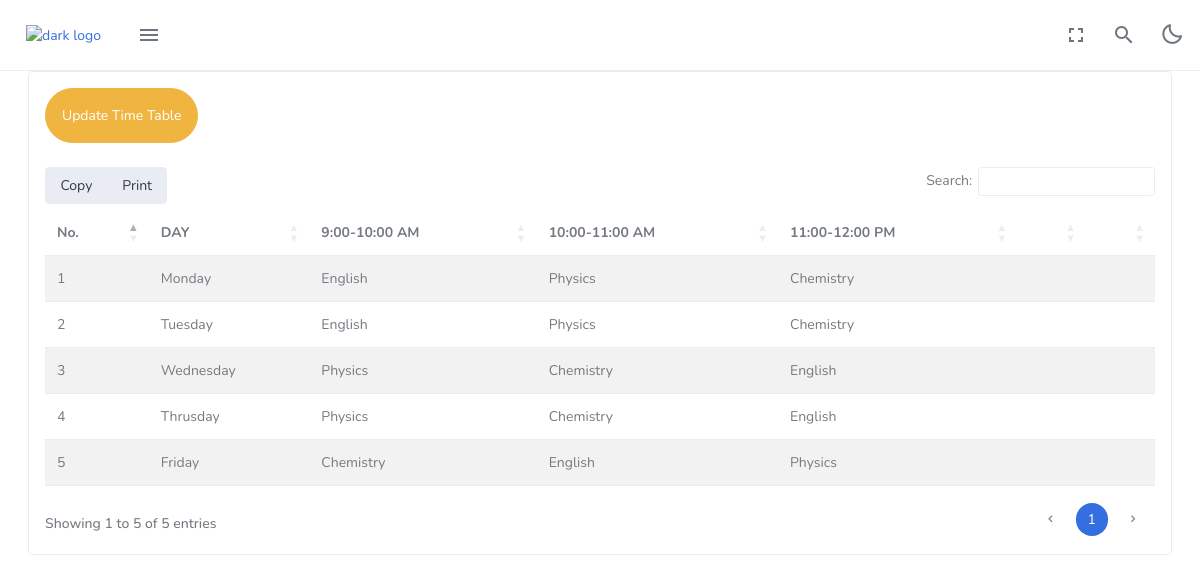
The page /time-table/ (signed in) on the database its author committed.
### head/models.py (models this page shows)
class btech_cse_time_table(models.Model):
    day = models.CharField(max_length=100)
    time1 = models.CharField(max_length=100)
    time2 = models.CharField(max_length=100)
    time3 = models.CharField(max_length=100)
    time4 = models.CharField(max_length=100)
    time5 = models.CharField(max_length=100)
    monday = models.CharField(max_length=100)
    tuesday = models.CharField(max_length=100)
    wednesday = models.CharField(max_length=100)
    thursday = models.CharField(max_length=100)
    friday = models.CharField(max_length=100)
    subject1= models.CharField(max_length=100)
    subject2= models.CharField(max_length=100)
    subject3= models.CharField(max_length=100)
    subject4= models.CharField(max_length=100)
    subject5= models.CharField(max_length=100)
    subject6 = models.CharField(max_length=100)
    subject7 = models.CharField(max_length=100)
    subject8 = models.CharField(max_length=100)
    subject9 = models.CharField(max_length=100)
    subject10 = models.CharField(max_length=100)
    subject11 = models.CharField(max_length=100)
    subject12 = models.CharField(max_length=100)
    subject13 = models.CharField(max_length=100)
    subject14 = models.CharField(max_length=100)
    subject15 = models.CharField(max_length=100)
    subject16 = models.CharField(max_length=100)
    subject17 = models.CharField(max_length=100)
    subject18 = models.CharField(max_length=100)
    subject19 = models.CharField(max_length=100)
    subject20 = models.CharField(max_length=100)
    subject21 = models.CharField(max_length=100)
    subject22 = models.CharField(max_length=100)
    subject23 = models.CharField(max_length=100)
    subject24 = models.CharField(max_length=100)
    subject25 = models.CharField(max_length=100)

### head/views.py (the view, shortened to what this page needs)
# urls.py: path('time-table/',time_table_render),                #done
def time_table_render(request):
     try:
          request.session["data"]
          try:
               data = btech_cse_time_table.objects.all().values()[0]
               num=1
          except:
               num = 0
               data= "no data"
          return render(request,'time_table.html', context={'data':data,'num':num})
     except TypeError:
          return redirect('/admin-login/')

### head/templates/time_table.html (shortened to what this page needs)
{% load static%}
<!DOCTYPE html>
<html lang="en" data-bs-theme="light" data-menu-color="brand" data-topbar-color="light">
<head>
    <link href="{% static 'assets/libs/datatables.net-bs5/css/dataTables.bootstrap5.min.css'%}" rel="stylesheet"
        type="text/css" />
    <link href="{% static 'assets/libs/datatables.net-responsive-bs5/css/responsive.bootstrap5.min.css'%}"
        rel="stylesheet" type="text/css" />
    <link href="{% static 'assets/libs/datatables.net-buttons-bs5/css/buttons.bootstrap5.min.css'%}" rel="stylesheet"
        type="text/css" />
    <link href="{% static 'assets/libs/datatables.net-select-bs5/css/select.bootstrap5.min.css'%}" rel="stylesheet"
        type="text/css" />
    <link href="{% static 'assets/css/style.min.css'%}" rel="stylesheet" type="text/css">
    <link href="{% static 'assets/css/icons.min.css'%}" rel="stylesheet" type="text/css">
</head>
<body>
    <div class="layout-wrapper">
        <div class="page-content">
            <div class="navbar-custom">
                <div class="topbar">
                    <div class="topbar-menu d-flex align-items-center gap-lg-2 gap-1">
                        <div class="logo-box">
                            <a href="index.html" class="logo-dark">
                                <img src="{% static 'assets/images/logo-dark.png'%}" alt="dark logo" class="logo-lg"
                                    height="22">
                            </a>
                        </div>
                        <button class="button-toggle-menu">
                            <i class="mdi mdi-menu"></i>
                        </button>
                    </div>
                    <ul class="topbar-menu d-flex align-items-center gap-4">
                        <li class="d-none d-md-inline-block">
                            <a class="nav-link" href="#" data-bs-toggle="fullscreen">
                                <i class="mdi mdi-fullscreen font-size-24"></i>
                            </a>
                        </li>
                        <li class="dropdown">
                            <a class="nav-link dropdown-toggle waves-effect waves-light arrow-none"
                                data-bs-toggle="dropdown" href="#" role="button" aria-haspopup="false"
                                aria-expanded="false">
                                <i class="mdi mdi-magnify font-size-24"></i>
                            </a>
                        </li>
                        <li class="nav-link" id="theme-mode">
                            <i class="bx bx-moon font-size-24"></i>
                        </li>
                    </ul>
                </div>
            </div>
            <div class="px-3">
                <div class="container-fluid">
                    <div class="row">
                        <div class="col-12">
                            <div class="card">
                                <div class="card-body">
                                    {% if num == 1 %}
                                    <button type="button"
                                    class="btn btn-warning rounded-pill waves-effect waves-light mb-4 p-3"
                                    data-bs-toggle="modal" data-bs-target="#con-close-modal">
                                    Update Time Table
                                </button>
                                    {% elif num == 0 %}
                                    <button type="button"
                                    class="btn btn-warning rounded-pill waves-effect waves-light mb-4 p-3"
                                    data-bs-toggle="modal" data-bs-target="#con-close-modal">
                                    Add Time Table
                                </button>
                                    {% else %}
                                        <h1>Goodbye</h1>
                                    {% endif %}
                                        <table id="datatable-buttons"
                                            class="table table-striped dt-responsive nowrap w-100">
                                            <thead>
                                                <tr>
                                                    <th>No.</th>
                                                    <th>{{data.day}}</th>
                                                    <th>{{data.time1}}</th>
                                                    <th>{{data.time2}}</th>
                                                    <th>{{data.time3}}</th>
                                                    <th>{{data.time4}}</th>
                                                    <th>{{data.time5}}</th>
                                                </tr>
                                            </thead>
                                            <tbody >
                                                <tr>
                                                    <td>
                                                        1
                                                    </td>
                                                    <td>
                                                        {{data.monday}}
                                                    </td>
                                                    <td>
                                                        {{data.subject1}}
                                                    </td>
                                                    <td>
                                                        {{data.subject2}}
                                                    </td>
                                                    <td>
                                                        {{data.subject3}}
                                                    </td>
                                                    <td>
                                                    </td>
                                                    <td>
                                                    </td>
                                                </tr>
                                                <tr>
                                                    <td>
                                                        2
                                                    </td>
                                                    <td>
                                                        {{data.tuesday}}
                                                    </td>
                                                    <td>
                                                        {{data.subject6}}
                                                    </td>
                                                    <td>
                                                        {{data.subject7}}
                                                    </td>
                                                    <td>
                                                        {{data.subject8}}
                                                    </td>
                                                    <td>
                                                    </td>
                                                    <td>
                                                    </td>
                                                </tr>
                                                <tr>
                                                    <td>
                                                        3
                                                    </td>
                                                    <td>
                                                        {{data.wednesday}}
                                                    </td>
                                                    <td>
                                                        {{data.subject11}}
                                                    </td>
                                                    <td>
                                                        {{data.subject12}}
                                                    </td>
                                                    <td>
                                                        {{data.subject13}}
                                                    </td>
                                                    <td>
                                                    </td>
                                                    <td>
                                                    </td>
                                                </tr>
                                                <tr>
                                                    <td>
                                                        4
                                                    </td>
                                                    <td>
                                                        {{data.thursday}}
                                                    </td>
                                                    <td>
                                                        {{data.subject16}}
                                                    </td>
                                                    <td>
                                                        {{data.subject17}}
                                                    </td>
                                                    <td>
                                                        {{data.subject18}}
                                                    </td>
                                                    <td>
                                                    </td>
                                                    <td>
                                                    </td>
                                                </tr>
                                                <tr>
                                                    <td>
                                                        5
                                                    </td>
                                                    <td>
                                                        {{data.friday}}
                                                    </td>
                                                    <td>
                                                        {{data.subject21}}
                                                    </td>
                                                    <td>
                                                        {{data.subject22}}
                                                    </td>
                                                    <td>
                                                        {{data.subject23}}
                                                    </td>
                                                    <td>
                                                    </td>
                                                    <td>
                                                    </td>
                                                </tr>
                                            </tbody>
                                        </table>
                                    </div>
                                </div>
                            </div>
                        </div>
                    </div>
                </div>
            </div>
</body>
</html>

### rows shown on the page
btech_cse_time_table: day "DAY", time1 "9:00-10:00 AM", time2 "10:00-11:00 AM", time3 "11:00-12:00 PM", monday "Monday", subject1 "English", subject2 "Physics", subject3 "Chemistry", tuesday "Tuesday", subject6 "English", subject7 "Physics", subject8 "Chemistry", wednesday "Wednesday", subject11 "Physics", subject12 "Chemistry", subject13 "English", thursday "Thrusday", subject16 "Physics", subject17 "Chemistry", subject18 "English", friday "Friday", subject21 "Chemistry", subject22 "English", subject23 "Physics"
